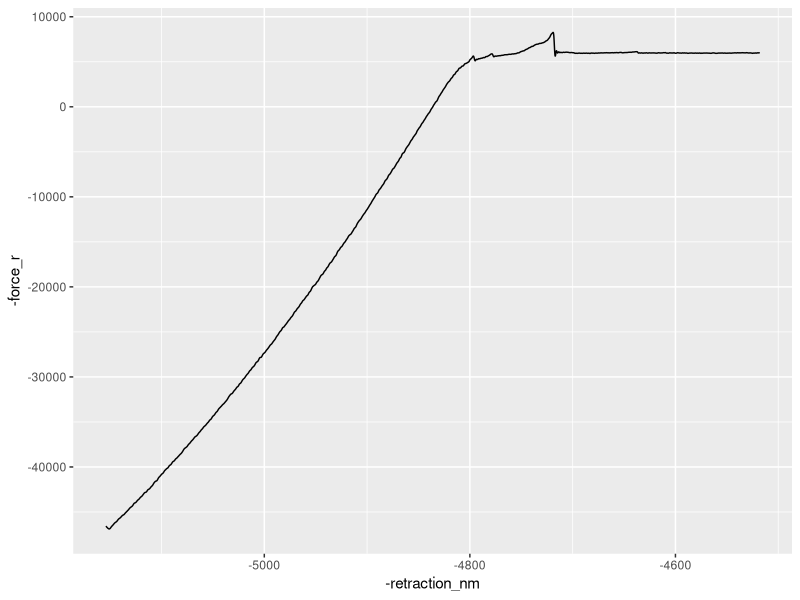

Reproduce this figure in R. (Note: this script raises an error after producing the figure.)
## ---- chunk 1
#| label: load-packages
#| message: false

library(tidyverse)
library(readr)
AFM_Data1 <- read_csv("AFM_Data1 - Sheet1.csv")
AFM_D1 <- AFM_Data1
## ---- chunk 2
#| label: Graph-first

ggplot(AFM_Data1, aes(x = -retraction_nm, y = -force_r))+
  geom_line()
## ---- chunk 3
#| label: change-data
AFM_D1 = transform(AFM_Data1,force_r = rev(force_r), retraction_nm = rev(retraction_nm))

setpointAFM1 <- AFM_D1 |>
  slice(1:150) |> 
  summarise(mean_force = (mean(force_r)))
setpointAFM1
AFM_D1
## ---- chunk 4
#| label: subtract-mean

AFM_normal <- AFM_D1|>
  mutate(force_r = force_r - setpointAFM1$mean_force)|>
  mutate(force_f = force_f - setpointAFM1$mean_force)
AFM_normal
## ---- chunk 5
#| label: plot-to-see-diff

ggplot(AFM_normal)+
  scale_y_reverse()+
  scale_x_reverse()+
  geom_line(aes(x = retraction_nm, y = force_r), color = "orange")+
  geom_line(aes(x = extension_nm, y = force_f))+
## ---- chunk 6
#| label: filter-to-hump

dextran_AFM <- AFM_normal|>
  filter(force_r <= -200)

colss <- c("blue", "red")
exten <- c("extension", "retraction")

ggplot(dextran_AFM)+
  scale_y_reverse()+
  scale_x_reverse()+
  geom_line(aes(x = retraction_nm, y = force_r, color = "red"))+
  geom_line(aes(x = extension_nm, y = force_f, color = "blue"))+
  theme_bw()+
  scale_color_manual(name = "", labels = exten, values = colss)+
  labs(
    title = "Dextran force curve",
    x = "distance (nm)",
    y = "force (pN)",
    )
  #geom_smooth(aes(x = retraction_nm, y = force_r), se = FALSE)
